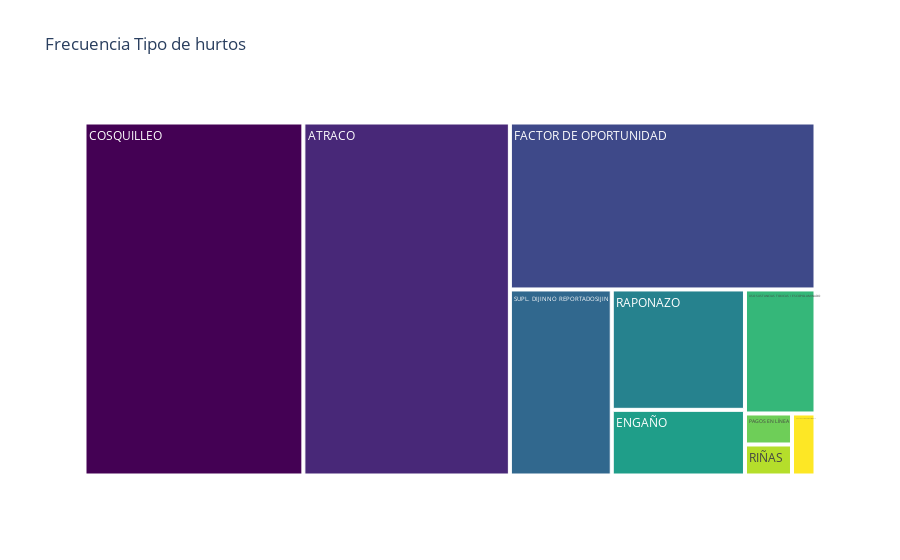

The notebook cell this image was saved under:
### Code cell
df_crimes_by_mod = df_crimes.groupby(['MODALIDAD']).size().to_frame().reset_index()
df_crimes_by_mod.columns.values[1] = "FRECUENCIA"
fig = px.treemap(df_crimes_by_mod, path=['MODALIDAD'], 
                 values='FRECUENCIA',
                 title='Frecuencia Tipo de hurtos',
                 color_discrete_sequence=px.colors.sequential.Viridis
                )
fig.show()

### Figure 1 — Plotly figure (JSON) as saved in the notebook; plotly's stock layout.template omitted (floating-point values rounded to 4 significant figures)
{"data": [{"branchvalues": "total", "domain": {"x": [0, 1], "y": [0, 1]}, "hovertemplate": "labels=%{label}<br>FRECUENCIA=%{value}<br>parent=%{parent}<br>id=%{id}<extra></extra>", "ids": ["ATRACO", "COSQUILLEO", "ENGAÑO", "FACTOR DE OPORTUNIDAD", "PAGOS EN LÍNEA", "RAPONAZO", "RIÑAS", "SUPL. DIJINNO REPORTADOSIJIN", "SUSTRACCION EN MOVIMIENTO", "USO SUSTANCIAS TOXICAS / ESCOPOLAMINADO"], "labels": ["ATRACO", "COSQUILLEO", "ENGAÑO", "FACTOR DE OPORTUNIDAD", "PAGOS EN LÍNEA", "RAPONAZO", "RIÑAS", "SUPL. DIJINNO REPORTADOSIJIN", "SUSTRACCION EN MOVIMIENTO", "USO SUSTANCIAS TOXICAS / ESCOPOLAMINADO"], "name": "", "parents": ["", "", "", "", "", "", "", "", "", ""], "type": "treemap", "values": [50, 53, 6, 35, 1, 11, 1, 13, 1, 6]}], "layout": {"legend": {"tracegroupgap": 0}, "title": {"text": "Frecuencia Tipo de hurtos"}, "treemapcolorway": ["#440154", "#482878", "#3e4989", "#31688e", "#26828e", "#1f9e89", "#35b779", "#6ece58", "#b5de2b", "#fde725"]}}
